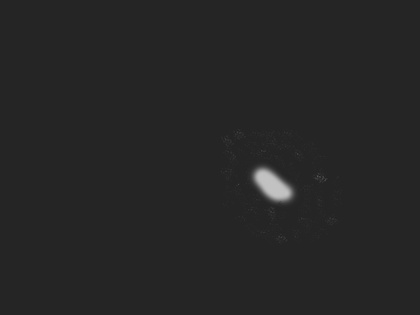
%> input picture image004.jpg, 420 x 315 px, shrunk from 1701 x 1276 before the run, given in place of IMG_0010.CR2, which was not available
$ octave main.m   (GNU Octave 9; MATLAB toolbox functions it lacks are replaced by stand-ins)
%> lines starting %> are read from the running program, lines starting %| are printed output that depends on the picture; pictures that were not available may be replaced by others from this repository, and a replacement may not be noted
### imBox.m
function [subImage] = imBox(name)
%> called with name = 'im/IMG_0010.CR2'
%%
% [subregion] = imBox(name)
%
% This function determine a sub-image around the spot light.
%
% Argument: -name: string containing the name or the path to the image
%            name= 'im/IMG_0001.CR2'
% Output: Matrix corresponding to the sub-image
%%

close all

displayProgressiveBox = false;

[xx,map,alpha] = imread(name);
%> xx is the input picture: size 315x420x3 uint8; min 29, max 195, mean 38
%> map = []; alpha = []
X = xx(:,:,1);
Xsize = size(X);
%> Xsize = [315 420]

% noise, standard deviation and maximum of the image
noiseBI = mean2(X);
%> noiseBI = 38
sBI = std2(X);
%> sBI = 10.65
[maxX,iX] = max(X,[],2);
%> maxX = 315 values, max 195 at index 176, min 37 at index 1, mean 55.88; iX = 315 values, max 336 at index 222, min 1 at index 1, mean 103.4
[maxInt,iMaxY] = max(maxX,[],1);
%> maxInt = 195; iMaxY = 176
iMaxX = iX(iMaxY);
%> iMaxX = 263

% threshold for the spot detection and factor for the box enlargement
threshold = double(noiseBI + maxInt/3);
%> threshold = 103
thresholdMean = double(noiseBI + sBI*2.5);
%> thresholdMean = 64.62
factorInd = 1.7;
limiteWhile = 20;

%% determine box around the spot
indh1 = find(X(iMaxY,1:iMaxX)>threshold,1,'first');
%> indh1 = 255
indh2 = find(X(iMaxY,iMaxX:end)>threshold,1,'last') + iMaxX;
%> indh2 = 278
indv1 = find(X(1:iMaxY,iMaxX)>threshold,1,'first');
%> indv1 = 169
indv2 = find(X(iMaxY:end,iMaxX)>threshold,1,'last') + iMaxY;
%> indv2 = 193

if displayProgressiveBox
    squareX = [indh2,indh1,indh1,indh2,indh2];
    squareY = [indv1,indv1,indv2,indv2,indv1];
    figBoxConstru = figure('Name','BoxConstruction');
    hold on
    image(X);
    plot(squareX,squareY,'-o', 'MarkerEdgeColor','r','MarkerSize',5)
    axis ij
% hold off
end


% [5 lines of commented-out code are left out]
test = 4;
iter = 0;
while test > 0 && iter<limiteWhile
    test = 4;

    % Norht side:
    meanN = mean(X(indv1,indh1:indh2));
    if meanN >= thresholdMean
        [~,indN] = max(X(indv1,indh1:indh2));
        indN = indN + indh1 -1;
        indv1Prev = indv1;
        indv1 = find(X(1:indv1,indN)<threshold,1,'last');
        if indv1 <= indv1Prev -1
            test = test - 1;
        end
    else
        test = test - 1;
    end


    % West side
    meanW = mean(X(indv1:indv2,indh1));
    if meanW >= thresholdMean
        [~,indW] = max(X(indv1:indv2,indh1));
        indW = indW + indv1-1;
        indh1Prev = indh1;
        indh1 = find(X(indW,1:indh1)<threshold,1,'last');
        if indh1 <= indh1Prev -1
            test = test -1;
        end
    else
        test = test - 1;
    end

    % South side
    meanS = mean(X(indv2,indh1:indh2));
    if meanS >= thresholdMean
        [~,indS] = max(X(indv2,indh1:indh2));
        indS = indS + indh1-1;
        indv2Prev = indv2;
        indv2 = find(X(indv2:end,indS)<threshold,1,'first') + indv2;
        if indv2 <= indv2Prev +1
            test = test -1;
        end
    else
        test = test - 1;
    end

    % East side
    meanE = mean(X(indv1:indv2,indh2));
    if meanE >= thresholdMean
        [~,indE] = max(X(indv1:indv2,indh2));
        indE = indE + indv1-1;
        indh2Prev = indh2;
        indh2 = find(X(indE,indh2:end)<threshold,1,'first') + indh2;
        if indh2 <= indh2Prev +1
            test = test -1;
        end
    else
        test = test - 1;
    end

    if displayProgressiveBox
        squareX = [indh2,indh1,indh1,indh2,indh2];
        squareY = [indv1,indv1,indv2,indv2,indv1];
        figure(1)
        hold on
        plot(squareX,squareY,'-o', 'MarkerEdgeColor','r','MarkerSize',5)
        axis ij
        pause
    end
    iter = iter+1;
end
%> this loop made 3 passes
%> (meanN, indN, indv1Prev, indv1, meanW, indW, indh1Prev, indh1) on pass 1: (77.71, 263, 169, 168, 77.65, 178, 255, 254)
%> (meanN, meanW, meanS, meanE, indE, indh2Prev, indh2) on pass 2: (55.57, 58.03, 53.76, 82.42, 193, 290, 294)
%> after the loop, iter = 3

% enlargement
indh1 = indh1 + floor((indh2-indh1)/2 - factorInd*(indh2-indh1)/2);
%> indh1 = 240
indh2 = indh1 + floor((indh2-indh1)/2 + factorInd*(indh2-indh1)/2);
%> indh2 = 312
indv1 = indv1 + floor((indv2-indv1)/2 - factorInd*(indv2-indv1)/2);
%> indv1 = 155
indv2 = indv1 + floor((indv2-indv1)/2 + factorInd*(indv2-indv1)/2);
%> indv2 = 219


%% plot
squareX = [indh2,indh1,indh1,indh2,indh2];
%> squareX = [312 240 240 312 312]
squareY = [indv1,indv1,indv2,indv2,indv1];
%> squareY = [155 155 219 219 155]
figBox = figure('Name','ImageBox');
hold on
image(X);
plot(iMaxX,iMaxY,'or', 'MarkerSize', 5);
plot(squareX,squareY,'-o', 'MarkerEdgeColor','c','MarkerSize',7)
% axis ij
legend('Max','Box');
hold off

%%

promp = sprintf('Is this box ok? y/n  ');
ok = input(promp,'s');
%> the answer given: y
while ~strcmpi(ok,'y')

    disp('Use the mouse to define up-left and bottom-right corners')

    figure(figBox)
    % Use ginput to select corner points of a rectangular
    % region by pointing and clicking the mouse twice
    p = ginput(2);

    % Get the x and y corner coordinates as integers
    indh1 = min(floor(p(1)), floor(p(2))); %xmin
    indv1 = min(floor(p(3)), floor(p(4))); %ymin
    indh2 = max(ceil(p(1)), ceil(p(2)));   %xmax
    indv2 = max(ceil(p(3)), ceil(p(4)));   %ymax

    % Index into the original image to create the new image
    MM = X(indv1:indv2, indh1:indh2,:);

    % Display the subsetted image with appropriate axis ratio
    if ~exist('figOwnBox','var')
        figOwnBox = figure('Name','OwnBoxConstruction');
    end
    figure(figOwnBox)
    image(MM);

    ok = input(promp,'s');

    %%
    % Mathworks, _Read, Write, and Query Image Files_, _Subsetting a Graphics Image (Cropping)_,
    % <https://nl.mathworks.com/help/matlab/creating_plots/reading-writing-and-querying-graphics-image-files.html#f2-19897>,
    % visited on (11/12/2016)
    %
end

%% Subregion definition

% subregion = {[indv1,indv2], [indh1,indh2]};
subImage = X(indv1:indv2, indh1:indh2,:);
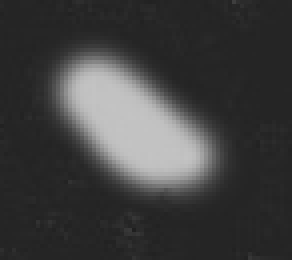
%> subImage: size 65x73 uint8 (shown 4 times larger); min 31, max 195, mean 63.3

end


% [mInt, linInd] = max(X(:));
% indX = ceil(linInd/Xsize(1));
% indY = mod(linInd,Xsize(1));

### angle.m
function A = angle(subImage)
%%
% A = angle(name,subImage)
%
% This function compute the angle in degree of the fringes with respect to
% the horizontal.
%
% Argument: subImage: the sub-image obtain with imBox (not the limite of
%                     the box but the matrix).
% Output: A: the angle of the fringes with respect to the horizon [癩
%%

close all

sizeImage = size(subImage);

displayConstruction = false;

%% detection of local peaks
threshold = max(subImage(:))*0.8;

[pks1,locs1] = findpeaks(double(subImage(:)),'MinPeakHeight',threshold);
ssubImage = subImage';
[pks2,locs2] = findpeaks(double(ssubImage(:)),'MinPeakHeight',threshold);

% transform lin indice in matrix indices
y1 = mod(locs1,sizeImage(1));
x1 = ceil(locs1/sizeImage(1));
x2 = mod(locs2,sizeImage(2));
y2 = ceil(locs2/sizeImage(2));
x = [x1;x2];
y = [y1;y2];
pks = [pks1; pks2];
nPks = length(x);

if displayConstruction
    figure
    hold on
    surf(double(subImage));
    plot3(x,y,pks,'*k')
    hold off
end

%% grouping of the fringes

if displayConstruction
    figConstru = figure;
    hold on
    surf(double(subImage));
    plot3(x,y,pks,'*k')
end

    % radius^2 used to follow the fringe
    radius = 3^2; % [px^2]


pksInd = [1:nPks]';
pksdoneInd = 1;
pksdone = [];
grpNbre = 1;

while length(pksdone)<nPks % loop on the fringes

    % store the index of for 1 fringe
    grp=0;
    grpInd = 1;

    % starting pt of the fringes
    pksList = pksInd;
    pksList(pksdone) = [];
    indSearch = pksList(1);

    %store the pts already ine fringes
    pksdone(pksdoneInd) = indSearch;
    grp(grpInd) = indSearch;

    % update
    grpInd = grpInd+1;
    pksdoneInd = pksdoneInd+1;

    j=1;
    while ~isempty(j) % follow the fringe
        % distance to other points
        dx = x - x(indSearch);
        dy = y - y(indSearch);
        ds = dx.^2 + dy.^2;
        ds([pksdone;indSearch]) = []; %remove pt already in fringes and current pt

        % indices corresponding to the distances
        pksSearch = pksInd;
        pksSearch([pksdone;indSearch]) = [];

        % search the close pt
        [j] = find(ds<radius);

        % save the point
        nbrePt = length(j);
        grp(grpInd:grpInd+nbrePt-1,1) = pksSearch(j);

        if displayConstruction
            figure(figConstru);
            plot3(x(indSearch),y(indSearch),pks(indSearch),'gx')
            plot3(x(grp),y(grp),pks(grp),'or');
            legend('Centeral pt','Pt in fringes')
            pause
        end

        % update
        pksdone(pksdoneInd:pksdoneInd+nbrePt-1,1) = pksSearch(j);
        indSearch = grp(end,1);
        grpInd = grpInd+nbrePt;
        pksdoneInd = pksdoneInd+nbrePt;
    end

    iCheck = 1;
    while iCheck < grpInd  % check after missing point
        % distance to other points
        dx = x - x(grp(iCheck));
        dy = y - y(grp(iCheck));
        ds = dx.^2 + dy.^2;
        ds(pksdone) = []; %remove pt already in fringes and current pt

        % indices corresponding to the distances
        pksSearch = pksInd;
        pksSearch(pksdone) = [];

        % search the close pt
        [j] = find(ds<radius);

        % save the point
        nbrePt = length(j);
        grp(grpInd:grpInd+nbrePt-1,1) = pksSearch(j);

        if displayConstruction
            figure(figConstru);
            plot3(x(grp(iCheck)),y(grp(iCheck)),pks(grp(iCheck)),'mx')
            plot3(x(grp),y(grp),pks(grp),'oc');
            legend('Centeral pt','Pt in fringes')
            pause
        end

        % update
        pksdone(pksdoneInd:pksdoneInd+nbrePt-1,1) = pksSearch(j);
        grpInd = grpInd+nbrePt;
        pksdoneInd = pksdoneInd+nbrePt;

        iCheck = iCheck+1;
    end

    % save the followed fringe in a variable
    Grp{grpNbre} = grp;
    grpNbre = grpNbre +1;
end

s = sprintf('%i fringes',grpNbre-1);
disp(s);

% display of the grouped fringes
sym = ['or','og','om','oc','ok','ob'];
figure
hold on
surf(double(subImage));
for i = 1:grpNbre-1
    plot3(x(Grp{i}),y(Grp{i}),pks(Grp{i}),sym(mod(i-1,6)+1));
end
hold off


%% Angle computation
ind = 1;
for i = 1:grpNbre-1
    if length(Grp{i})>5 % don't use small fringe to compute the angle
        mdx(ind) = sum(diff(x(Grp{i})));
        mdy(ind) = sum(diff(y(Grp{i})));
        ind = ind+1;
    end
end
mA = tand(mdy./mdx);
A = mean(mA);

%% Display angle
lineLength = 2;
% lineX = [floor(sizeImage(2)/2 - lineLength/tand(A)),floor(sizeImage(2)/2 + lineLength/tand(A))];
% lineY = [floor(sizeImage(1)/2 - lineLength*tand(A)),floor(sizeImage(1)/2 + lineLength*tand(A))];
lineX = [floor(sizeImage(2)/2 - lineLength*mean(mdx)),floor(sizeImage(2)/2 + lineLength*mean(mdx))];
lineY = [floor(sizeImage(1)/2 - lineLength*mean(mdy)),floor(sizeImage(1)/2 + lineLength*mean(mdy))];

figLine = figure;
hold on
surf(double(subImage));
plot3(lineX,lineY,max(pks)*ones(2,1),'o-r');
hold off

%% Ask promp

promp = sprintf('Is the angle ok? y/n  ');
ok = input(promp,'s');
while ~strcmpi(ok,'y')

    disp('Use the mouse to define the begining pt and ending pt of a line aligned with the fringes')

    figure(figLine);
    [xp,yp] = ginput(2);
    A = atand((yp(2)-yp(1))/(xp(2)-xp(1)));

    lineX = [floor(sizeImage(2)/2 - lineLength*(xp(2)-xp(1))),floor(sizeImage(2)/2 + lineLength*(xp(2)-xp(1)))];
    lineY = [floor(sizeImage(1)/2 - lineLength*(yp(2)-yp(1))),floor(sizeImage(1)/2 + lineLength*(yp(2)-yp(1)))];
    figure(figLine);
    hold on
    plot3(lineX,lineY,max(pks)*ones(2,1),'o-m');

    ok = input(promp,'s');
end

end

### main.m
number = 10;
name = num2str(number,'im/IMG_%.4d.CR2');

[subImage] = imBox(name);
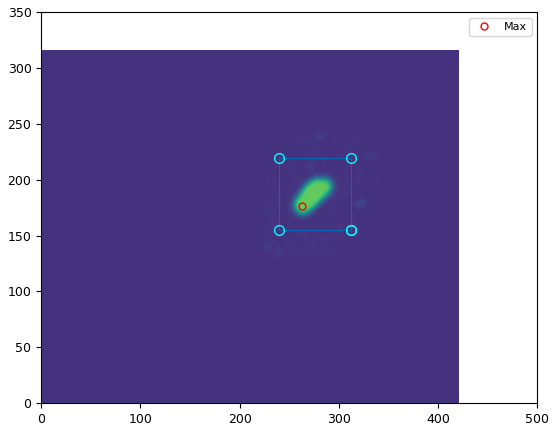
%> figure redrawn from the program's plot data

A = angle(subImage);
%> in angle, `threshold = max(subImage(:))*0.8;`: threshold = 156
%> in angle, `[pks1,locs1] = findpeaks(double(subImage(:)),'MinPeakHeight',threshold);`: pks1 = 71 values, max 195 at index 8, min 163 at index 71, mean 192.5; locs1 = 71 values from 1128 to 3289
%> in angle, `ssubImage = subImage';`:
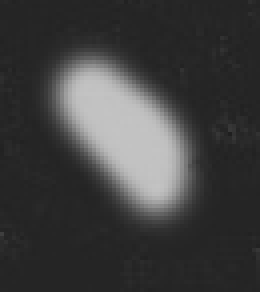
%> ssubImage: size 73x65 uint8 (shown 4 times larger); min 31, max 195, mean 63.3; mean of the top-left, top-right, bottom-left and bottom-right quarters 80.4, 57.4, 48.3, 67.3
%> in angle, `[pks2,locs2] = findpeaks(double(ssubImage(:)),'MinPeakHeight',threshol..`: pks2 = 69 values, max 195 at index 7, min 158 at index 1, mean 192.3; locs2 = 69 values from 1192 to 3252
%> in angle, `y1 = mod(locs1,sizeImage(1));`: y1 = 71 values, max 40 at index 53, min 21 at index 9, mean 30.44
%> in angle, `x1 = ceil(locs1/sizeImage(1));`: x1 = 71 values from 18 to 51
%> in angle, `x2 = mod(locs2,sizeImage(2));`: x2 = 69 values, max 47 at index 51, min 22 at index 6, mean 31.96
%> in angle, `y2 = ceil(locs2/sizeImage(2));`: y2 = 69 values from 17 to 45
%> in angle, `x = [x1;x2];`: x = 140 values, max 51 at index 71, min 18 at index 1, mean 33.11
%> in angle, `y = [y1;y2];`: y = 140 values, max 45 at index 140, min 17 at index 72, mean 31.36
%> in angle, `pks = [pks1; pks2];`: pks = 140 values, max 195 at index 8, min 158 at index 72, mean 192.4
%> in angle, `nPks = length(x);`: nPks = 140
%> in angle, `pksInd = [1:nPks]';`: pksInd = 140 values from 1 to 140
%> the loop in angle, `while length(pksdone)<nPks` made 1 pass
%> grpNbre on pass 1: 2
%> after the loop in angle, `while length(pksdone)<nPks`: Grp = 1 item; grp = 140 values, max 140 at index 62, min 1 at index 1, mean 70.5; pksList = 140 values from 1 to 140; pksdone has the same summary as grp; pksdoneInd = 141
%> in angle, `s = sprintf('%i fringes',grpNbre-1);`: s = '1 fringes'
%| 1 fringes
%> the loop in angle, `for i = 1:grpNbre-1` made 1 pass
%> after the loop in angle, `for i = 1:grpNbre-1`:
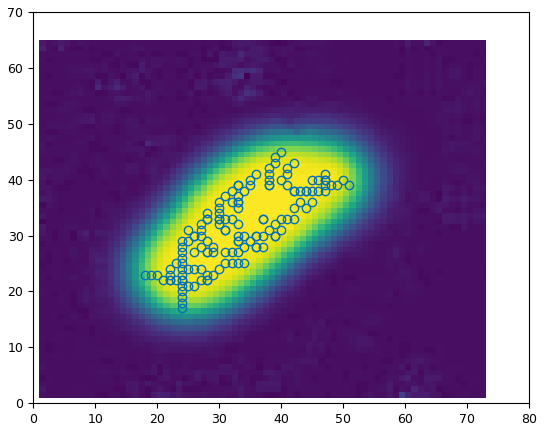
%> figure redrawn from the program's plot data
%> the loop in angle, `for i = 1:grpNbre-1` made 1 pass
%> ind on pass 1: 2
%> in angle, `mA = tand(mdy./mdx);`: mA = 0.00919
%> in angle, `lineX = [floor(sizeImage(2)/2 - lineLength*mean(mdx)),floor(sizeImage(..`: lineX = [-2 74]
%> in angle, `lineY = [floor(sizeImage(1)/2 - lineLength*mean(mdy)),floor(sizeImage(..`: lineY = [12 52]
%> the answer given: y
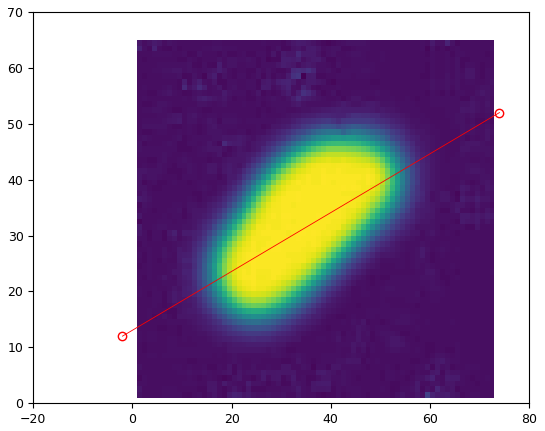
%> figure redrawn from the program's plot data
%> A = 0.00919

$ run again, on image003.png
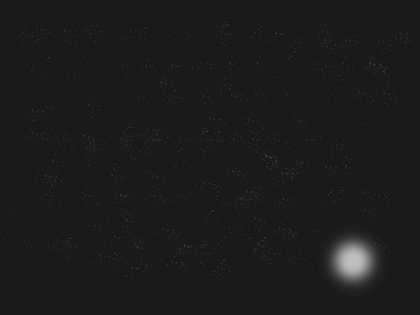
%> input picture image003.png, 420 x 315 px, shrunk from 1701 x 1276 before the run, given in place of IMG_0010.CR2, which was not available
%> in imBox, xx is the input picture: size 315x420 uint8; min 20, max 191, mean 27.8
%> map = []
%> noiseBI = 27.79
%> sBI = 11.86
%> maxX = 315 values, max 191 at index 259, min 26 at index 1, mean 59.8; iX = 315 values, max 407 at index 39, min 1 at index 1, mean 216.5
%> maxInt = 191; iMaxY = 259
%> iMaxX = 353
%> in imBox, `threshold = double(noiseBI + maxInt/3);`: threshold = 92
%> thresholdMean = 57.44
%> in imBox, `indh1 = find(X(iMaxY,1:iMaxX)>threshold,1,'first');`: indh1 = 335
%> in imBox, `indh2 = find(X(iMaxY,iMaxX:end)>threshold,1,'last') + iMaxX;`: indh2 = 373
%> in imBox, `indv1 = find(X(1:iMaxY,iMaxX)>threshold,1,'first');`: indv1 = 243
%> in imBox, `indv2 = find(X(iMaxY:end,iMaxX)>threshold,1,'last') + iMaxY;`: indv2 = 281
%> the loop in imBox, `while test > 0 && iter<limiteWhile` made 1 pass
%> (meanN, indN, indv1Prev, indv1, meanW, indW, indh1Prev, indh1) on pass 1: (72.56, 352, 243, 242, 72.53, 261, 335, 334)
%> after the loop in imBox, `while test > 0 && iter<limiteWhile`: iter = 1
%> in imBox, `indh1 = indh1 + floor((indh2-indh1)/2 - factorInd*(indh2-indh1)/2);`: indh1 = 320
%> in imBox, `indh2 = indh1 + floor((indh2-indh1)/2 + factorInd*(indh2-indh1)/2);`: indh2 = 392
%> in imBox, `indv1 = indv1 + floor((indv2-indv1)/2 - factorInd*(indv2-indv1)/2);`: indv1 = 228
%> in imBox, `indv2 = indv1 + floor((indv2-indv1)/2 + factorInd*(indv2-indv1)/2);`: indv2 = 300
%> squareX = [392 320 320 392 392]
%> squareY = [228 228 300 300 228]
%> in angle, `threshold = max(subImage(:))*0.8;`: threshold = 153
%> pks1 = 38 values, max 191 at index 16, min 154 at index 38, mean 182.6; locs1 = 38 values from 1639 to 3392
%> pks2 = 34 values, max 191 at index 12, min 154 at index 34, mean 183.6; locs2 = 34 values from 1640 to 3392
%> y1 = 38 values, max 35 at index 2, min 30 at index 19, mean 33.08
%> x1 = 38 values from 23 to 47
%> x2 = 34 values, max 35 at index 26, min 30 at index 16, mean 32.94
%> y2 = 34 values from 23 to 47
%> x = 72 values, max 47 at index 38, min 23 at index 1, mean 33.71
%> y = 72 values, max 47 at index 72, min 23 at index 39, mean 34.11
%> pks = 72 values, max 191 at index 16, min 154 at index 38, mean 183.1
%> nPks = 72
%> pksInd = 72 values from 1 to 72
%> the loop in angle, `while length(pksdone)<nPks` made 1 pass
%> grpNbre on pass 1: 2
%> after the loop in angle, `while length(pksdone)<nPks`: Grp = 1 item; grp = 72 values, max 72 at index 37, min 1 at index 1, mean 36.5; pksList = 72 values from 1 to 72; pksdone has the same summary as grp; pksdoneInd = 73
%> s = '1 fringes'
%| 1 fringes
%> the loop in angle, `for i = 1:grpNbre-1` made 1 pass
%> after the loop in angle, `for i = 1:grpNbre-1`:
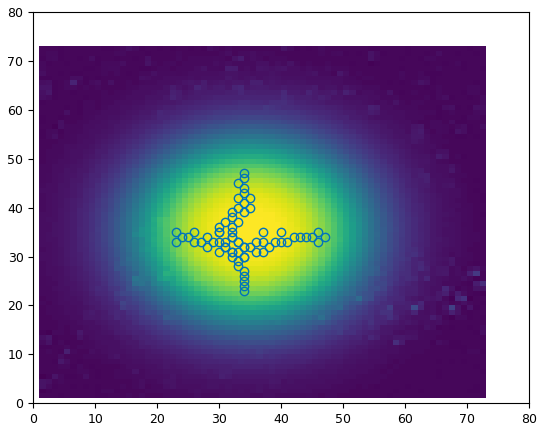
%> figure redrawn from the program's plot data
%> the loop in angle, `for i = 1:grpNbre-1` made 1 pass
%> ind on pass 1: 2
%> mA = 0.000727
%> lineX = [-12 84]
%> lineY = [34 38]
%> `A = angle(subImage);`:
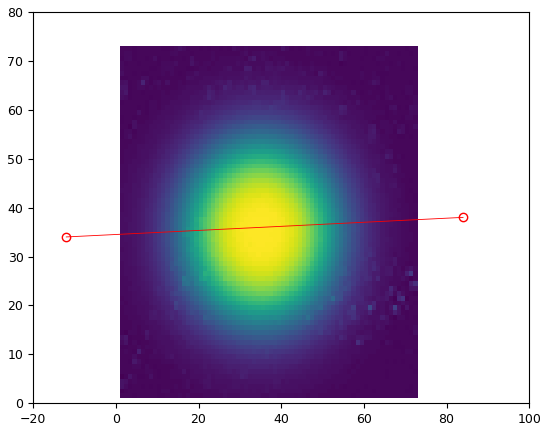
%> figure redrawn from the program's plot data
%> `A = angle(subImage);`: A = 0.000727
